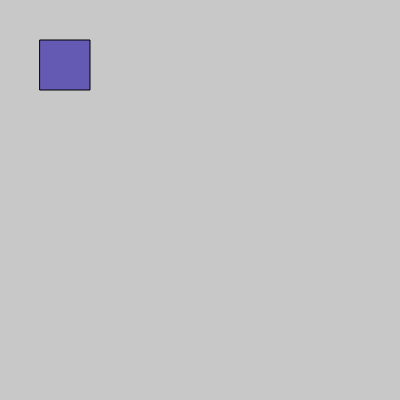
Frame 1 (no input)
Frame 60 (no input): identical to frame 1, image omitted
Frame 120 (the mouse pressed at the canvas centre since frame 60): identical to frame 1, image omitted

The p5.js sketch that drew this single still picture (run headless with seeded random() and noise() and a simulated clock; from frame 60 on, the mouse is pressed at the canvas centre):

// p5.js sketch
// ── sketch.js
var button1;
var button2;

var x = 40;
var y = 40;

var r = 100;
var g = 90;
var b = 180;

var col;

var par;
var slider;
var input;

var canmove = false;

function setup() {
	createCanvas(400,400);

	button1 = createButton("Make the rectangle move.");
	button2 = createButton("Make the rectangle change color")

	button1.mousePressed(canmoveSwitch);
	button2.mousePressed(changeColor);
	
	par = createP('');
	
	slider = createSlider(0, 320, 50);

	createP('');
	input = createInput('Type something here.')
}

function draw() {
	background(200);
	col = color(r, g, b);
	fill(col);
	move();
	rect(x, y, slider.value(), slider.value());
	par.html(input.value());
}

function canmoveSwitch () {
	canmove = !canmove;
}

function move () {
	if (canmove) {
		x+=(random(-2, 2));
		y+=(random(-2, 2));
	}
}

function changeColor () {
	r = random(200);
	g = random(100);
	b = random(100, 250);
}
